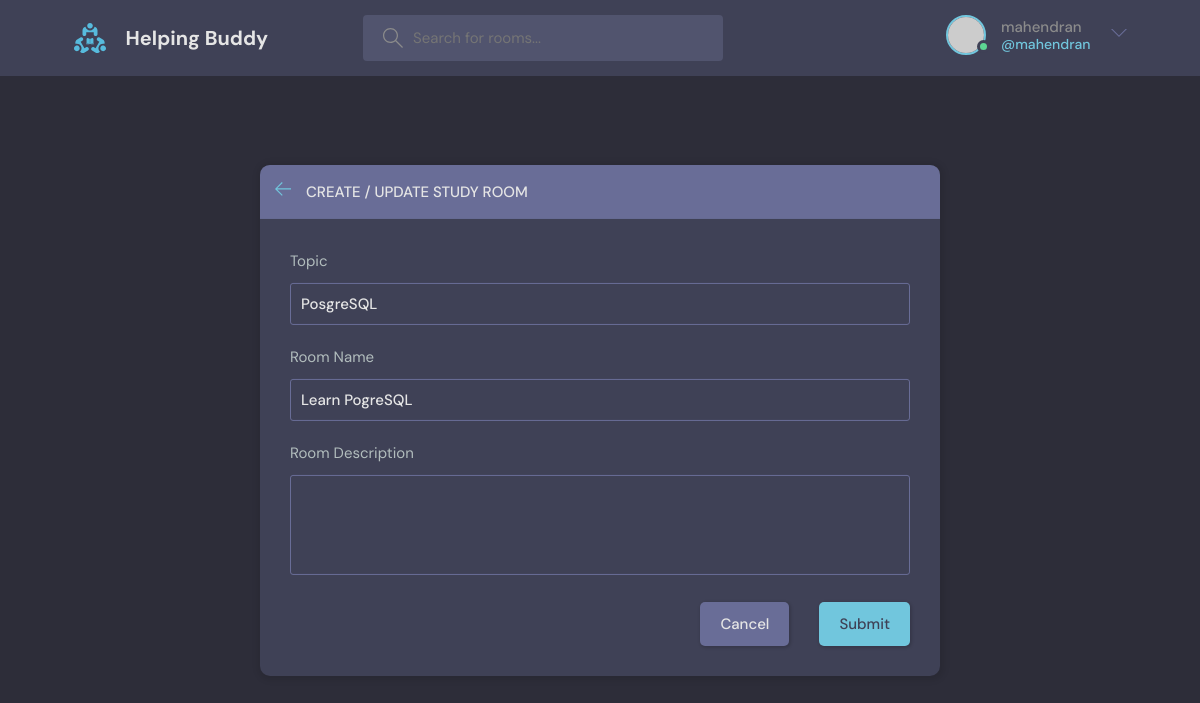
The app's page /update-room/7 (signed in), older data.
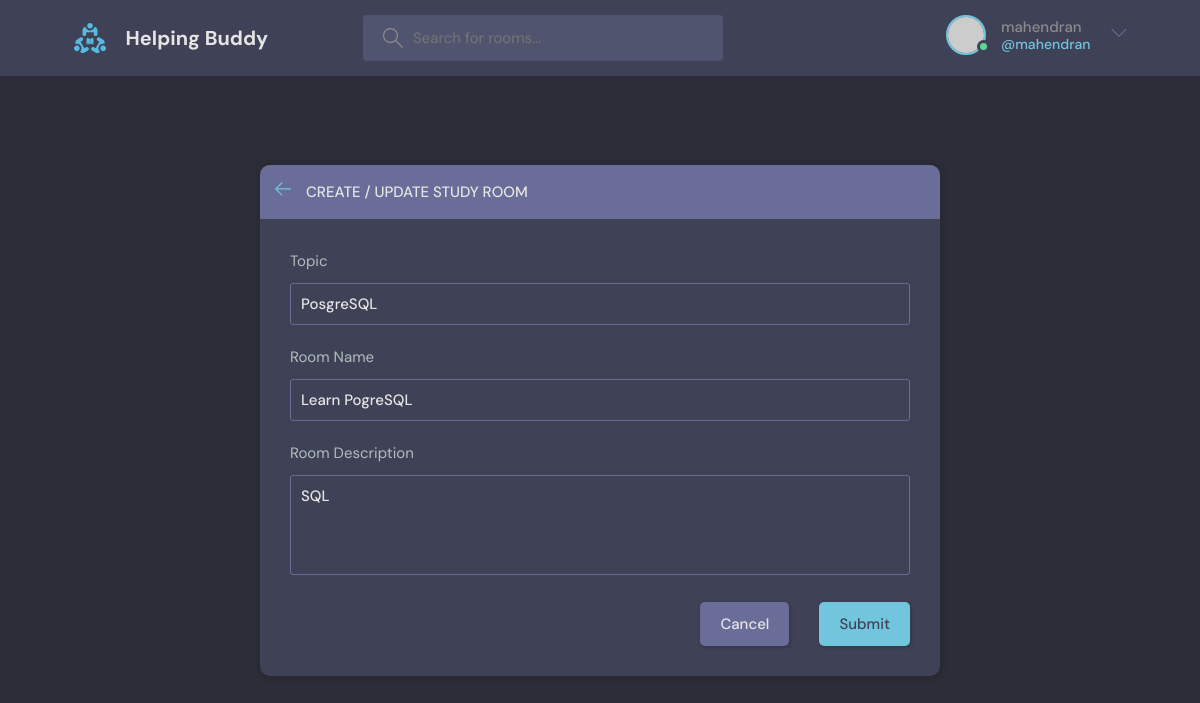
The same page, newer data.
### base/models.py (models this page shows, shortened)
class Room(models.Model):
    host = models.ForeignKey(User, on_delete = models.SET_NULL, null = True)
    topic = models.ForeignKey(Topic, on_delete = models.SET_NULL, null = True)
    name = models.CharField(max_length = 200)
    description = models.TextField(null = True, blank = True)
    participants = models.ManyToManyField(User, related_name='paricipants', blank=True)
    updated = models.DateTimeField(auto_now = True) #take snapshot of time when modified
    created = models.DateTimeField(auto_now_add = True) #take snapshot of time when created
    class Meta:
        ordering = ['-updated','-created']

class Topic(models.Model):
    name = models.CharField(max_length = 200)
    def __str__(self):
        return self.name

### base/views.py (the view, shortened to what this page needs)
# urls.py: path('update-room/<str:pk>', views.updateRoom, name= 'update-room'),
@login_required(login_url='/login')
def updateRoom(request, pk):
    room = Room.objects.get(id=pk)
    form = RoomForm(instance=room)
    topics = Topic.objects.all()
    if request.user != room.host:
        return HttpResponse('<h3>You are not the Creator..</h3>')
    context = {"form":form, "topics":topics,'room':room}
    return render(request,'base/room_form.html',context)

### base/forms.py
class RoomForm(ModelForm):
    class Meta:
        model = Room
        fields = '__all__'
        exclude = ['host', 'participants']

### base/templates/base/room_form.html (shortened to what this page needs)
{% extends 'main.html' %}
{% block content %}
<main class="create-room layout">
  <div class="container">
    <div class="layout__box">
      <div class="layout__boxHeader">
        <div class="layout__boxTitle">
          <a href="{% url 'create-room' %}">
            <svg version="1.1" xmlns="http://www.w3.org/2000/svg" width="32" height="32" viewBox="0 0 32 32">
              <title>arrow-left</title>
              <path
                d="M13.723 2.286l-13.723 13.714 13.719 13.714 1.616-1.611-10.96-10.96h27.625v-2.286h-27.625l10.965-10.965-1.616-1.607z">
              </path>
            </svg>
          </a>
          <h3>Create / Update Study Room</h3>
        </div>
      </div>
      <div class="layout__body">
        <form class="form" method="POST" action="#">
          <div class="form__group">
            <label for="room_topic">Topic</label>
            <input required type="text" value="{{room.topic.name}}" name="topic" list="topic-list" />
          </div>
          <div class="form__group">
            <label for="room_name">Room Name</label>
            {{form.name}}
          </div>
          <div class="form__group">
            <label for="room_description">Room Description</label>
            {{form.description}}
          </div>
          <div class="form__action">
            <a class="btn btn--dark" href="{%url 'home'%}">Cancel</a>
            <button class="btn btn--main" type="submit">Submit</button>
          </div>
        </form>
      </div>
    </div>
  </div>
</main>
{% endblock %}

Row changes from the older to the newer data that the page shows:
changed Room "Learn PogreSQL": description (not shown) → "SQL"
